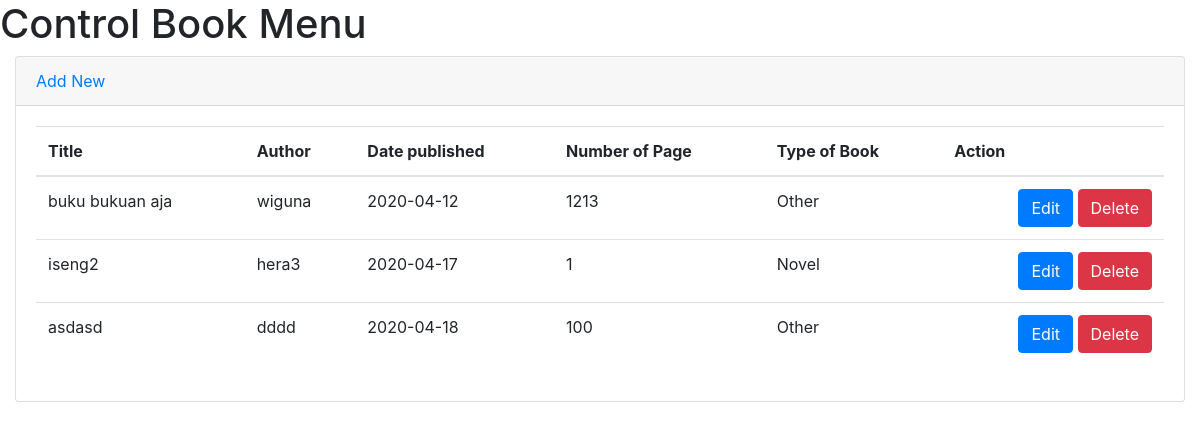
The page / on the database its author committed.
### tables this page shows
CREATE TABLE `book_db` (
  `No` double NOT NULL,
  `Title` varchar(256) NOT NULL,
  `Author` varchar(256) NOT NULL,
  `date_published` date NOT NULL,
  `Number_Page` int(11) NOT NULL,
  `Type_book` text NOT NULL COMMENT 'Novel, Documentation, Other'
);

### application/controllers/Home.php (called while the page is built, shortened)
<?php
class Home extends CI_Controller {
	function __construct(){
		$this->load->helper('url');
		$this->load->model('m_crud');
		$this->load->helper('form');
		$this->load->library('form_validation');
	}
	public function index()
	{
		 $data['book_db'] = $this->m_crud->get_all_data('book_db')->result();
		$this->load->view("frame/header");
		$this->load->view('home',$data);
		$this->load->view("frame/footer");
	}
}

### index.php (called while the page is built, shortened)
<?php
require_once BASEPATH.'core/CodeIgniter.php';

### application/models/m_crud.php (called while the page is built, shortened)
<?php
class m_crud extends CI_Model{
	public function get_all_data($table)
    {
        return $this->db->get($table);
    }
}

### application/views/home.php (the view)
<h1> Control Book Menu </h1>
	<div id="wrapper">
		<div id="content-wrapper">
			<div class="container-fluid">
				<div class="card mb-3">
					<div class="card-header">
						<a href="Home/add_page"><i class="fas fa-plus"></i> Add New</a>
					</div>
					<div class="card-body">
						<div class="table-responsive">
							<table class="table table-hover" id="dataTable" width="100%" cellspacing="0">
								<thead>
									<tr>
										<th>Title</th>
										<th>Author</th>
										<th>Date published</th>
										<th>Number of Page</th>
										<th>Type of Book </th>
										<th>Action</th>
									</tr>
								</thead>
								<tbody>
									<?php foreach($book_db as $u){ ?>
			                        <tr>
			                          <td><?php echo $u->Title ?></td>
			                          <td><?php echo $u->Author ?></td>
			                          <td><?php echo $u->date_published ?></td>
			                          <td><?php echo $u->Number_Page ?></td>
			                          <td><?php echo $u->Type_book ?></td>
			                          <td class="text-right">
			                            <a href='Home/edit_page?id=<?php echo $u->No ?>' class='btn btn-primary'>Edit</a>
			                            <a href="Home/delete?id=<?php echo $u->No ?>" class="btn btn-danger"  onclick="return confirm('Are you sure ?')">Delete</a>
			                          </td>
			                        </tr>
			         				<?php } ?>
								</tbody>
							</table>
						</div>
					</div>
				</div>
			</div>
		</div>
	</div>

### application/views/frame/header.php (shortened to what this page needs)
<!DOCTYPE html>
<html lang="en">
<head>
<link rel="stylesheet" href="<?php echo base_url(); ?>assets/css/bootstrap.min.css">
</head>
<body>

### application/views/frame/footer.php (shortened to what this page needs)
	</body>
</html>

### rows shown on the page
book_db: Title "buku bukuan aja", Author "wiguna", date_published "2020-04-12", Number_Page "1213", Type_book "Other"
book_db: Title "iseng2", Author "hera3", date_published "2020-04-17", Number_Page "1", Type_book "Novel"
book_db: Title "asdasd", Author "dddd", date_published "2020-04-18", Number_Page "100", Type_book "Other"
